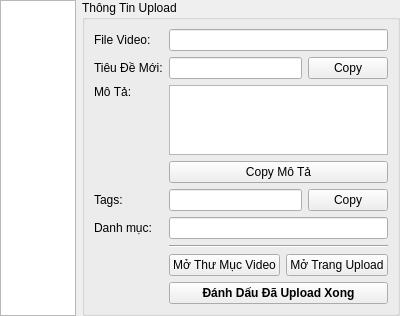
<?xml version="1.0" encoding="UTF-8"?>
<!-- Phiên bản: 1.1 (Thêm Category) -->
<!-- Vị trí: /ui/widgets/manualuploadwidget.ui -->
<ui version="4.0">
 <class>ManualUploadWidget</class>
 <widget class="QWidget" name="ManualUploadWidget">
  <property name="geometry">
   <rect>
    <x>0</x>
    <y>0</y>
    <width>400</width>
    <height>300</height>
   </rect>
  </property>
  <property name="windowTitle">
   <string>Form</string>
  </property>
  <layout class="QHBoxLayout" name="horizontalLayout_2">
   <property name="leftMargin">
    <number>0</number>
   </property>
   <property name="topMargin">
    <number>0</number>
   </property>
   <property name="rightMargin">
    <number>0</number>
   </property>
   <property name="bottomMargin">
    <number>0</number>
   </property>
   <item>
    <widget class="QTableView" name="completedVideosTableView">
     <property name="selectionMode">
      <enum>QAbstractItemView::SingleSelection</enum>
     </property>
     <property name="selectionBehavior">
      <enum>QAbstractItemView::SelectRows</enum>
     </property>
    </widget>
   </item>
   <item>
    <widget class="QGroupBox" name="uploadGroupBox">
     <property name="title">
      <string>Thông Tin Upload</string>
     </property>
     <layout class="QFormLayout" name="formLayout">
      <item row="0" column="0">
       <widget class="QLabel" name="label_6">
        <property name="text">
         <string>File Video:</string>
        </property>
       </widget>
      </item>
      <item row="0" column="1">
       <widget class="QLineEdit" name="filePathLineEdit">
        <property name="readOnly">
         <bool>true</bool>
        </property>
       </widget>
      </item>
      <item row="1" column="0">
       <widget class="QLabel" name="label_7">
        <property name="text">
         <string>Tiêu Đề Mới:</string>
        </property>
       </widget>
      </item>
      <item row="1" column="1">
       <layout class="QHBoxLayout" name="horizontalLayout_3">
        <item>
         <widget class="QLineEdit" name="newTitleLineEdit"/>
        </item>
        <item>
         <widget class="QPushButton" name="btnCopyTitle">
          <property name="text">
           <string>Copy</string>
          </property>
         </widget>
        </item>
       </layout>
      </item>
      <item row="2" column="0">
       <widget class="QLabel" name="label_8">
        <property name="text">
         <string>Mô Tả:</string>
        </property>
        <property name="alignment">
         <set>Qt::AlignLeading|Qt::AlignLeft|Qt::AlignTop</set>
        </property>
       </widget>
      </item>
      <item row="2" column="1">
       <layout class="QVBoxLayout" name="verticalLayout_3">
        <item>
         <widget class="QPlainTextEdit" name="descriptionTextEdit"/>
        </item>
        <item>
         <widget class="QPushButton" name="btnCopyDescription">
          <property name="text">
           <string>Copy Mô Tả</string>
          </property>
         </widget>
        </item>
       </layout>
      </item>
      <item row="3" column="0">
       <widget class="QLabel" name="label_9">
        <property name="text">
         <string>Tags:</string>
        </property>
       </widget>
      </item>
      <item row="3" column="1">
       <layout class="QHBoxLayout" name="horizontalLayout_4">
        <item>
         <widget class="QLineEdit" name="tagsLineEdit"/>
        </item>
        <item>
         <widget class="QPushButton" name="btnCopyTags">
          <property name="text">
           <string>Copy</string>
          </property>
         </widget>
        </item>
       </layout>
      </item>
      <item row="4" column="0">
       <widget class="QLabel" name="label">
        <property name="text">
         <string>Danh mục:</string>
        </property>
       </widget>
      </item>
      <item row="4" column="1">
       <widget class="QLineEdit" name="categoryLineEdit"/>
      </item>
      <item row="5" column="1">
       <widget class="Line" name="line_2">
        <property name="orientation">
         <enum>Qt::Horizontal</enum>
        </property>
       </widget>
      </item>
      <item row="6" column="1">
       <layout class="QHBoxLayout" name="horizontalLayout_5">
        <item>
         <widget class="QPushButton" name="btnOpenVideoFolder">
          <property name="text">
           <string>Mở Thư Mục Video</string>
          </property>
         </widget>
        </item>
        <item>
         <widget class="QPushButton" name="btnOpenUploadPage">
          <property name="text">
           <string>Mở Trang Upload</string>
          </property>
         </widget>
        </item>
       </layout>
      </item>
      <item row="7" column="1">
       <widget class="QPushButton" name="btnMarkAsUploaded">
        <property name="font">
         <font>
          <bold>true</bold>
         </font>
        </property>
        <property name="text">
         <string>Đánh Dấu Đã Upload Xong</string>
        </property>
       </widget>
      </item>
     </layout>
    </widget>
   </item>
  </layout>
 </widget>
 <resources/>
 <connections/>
</ui>
